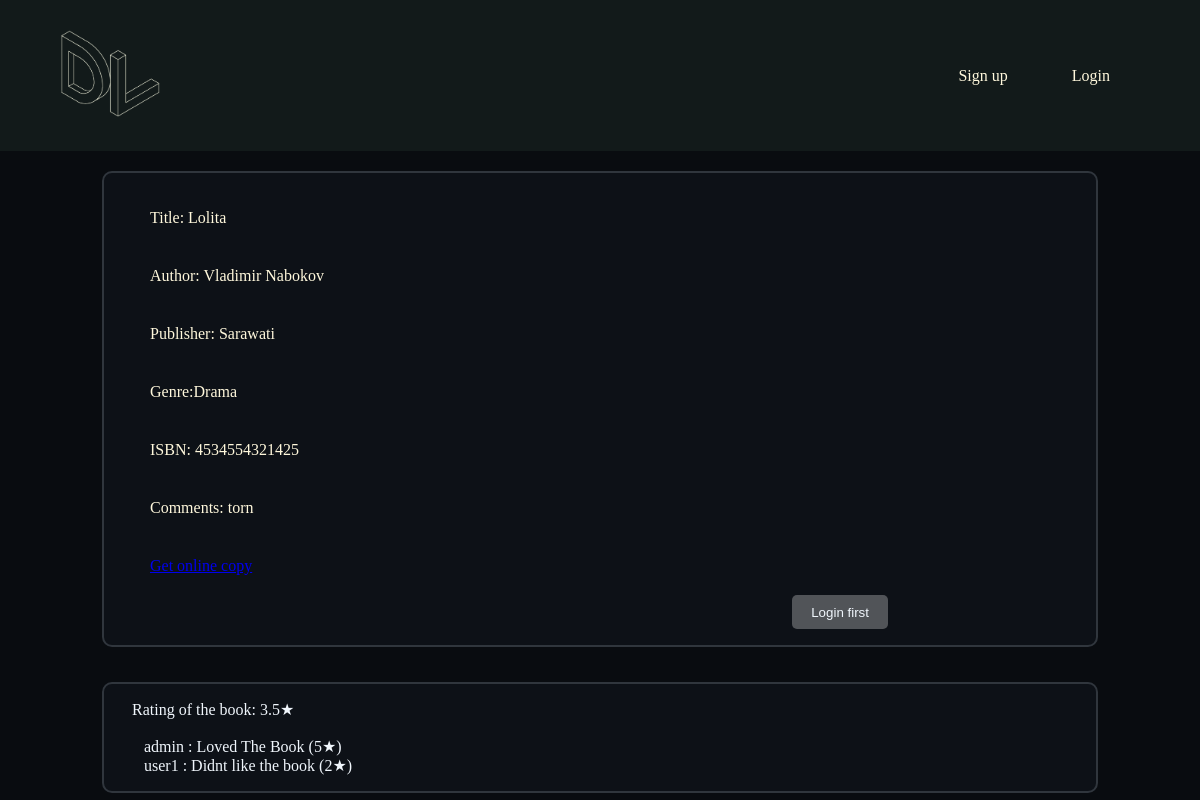
The page /book/2 on the database its author committed.
### book/models.py (models this page shows)
class Book(models.Model):
    Title = models.CharField(max_length = 120,null = False)
    Author = models.CharField(max_length = 120)
    Publisher = models.CharField(max_length = 120)
    Genre = models.CharField(max_length = 120)
    ISBN = models.CharField(max_length = 13,null = False) #as int was small, take as char
    Location = models.TextField()
    Available = models.BooleanField(default=True)
    Lost = models.BooleanField(default=False)
    Comments = models.TextField(null=True)
    SoftCopy = models.URLField(blank = True, max_length=200)

class Rates(models.Model):
    rates = models.IntegerField()
    userID = models.CharField(max_length=50)
    bookID = models.CharField(max_length=50)
    usrrnme = models.CharField(max_length=50,null = True)
    comment = models.TextField()

### book/views.py (the view)
# urls.py: path('book/', book_view, name='book'),
def book_view(request,id,*args,**kwargs):
    obj=Book.objects.get(id=id)
    ID = id
    req=1
    if request.method =='POST':
        title = obj.Title
        bookid= obj.id
        user = request.user
        iss = Issue(
            Title=title,
            BookID=bookid,
            User=user,
            DoI=datetime.date.today(),
            DoD=datetime.date.today()+datetime.timedelta(days=7)
            )
        iss.save()
        req = 0
        messages.info(request, 'Book issue request placed')
        content={
            "title":obj.Title,
            "auth":obj.Author,
            "pub":obj.Publisher,
            "gen":obj.Genre,
            "isbn":obj.ISBN,
            "loc":obj.Location,
            "comm":obj.Comments,
            "avlbl":obj.Available,
            "url":obj.SoftCopy,
            "id":obj.id,
            "req":req,
            "url":obj.SoftCopy,
        }
        obj.Available = False
        obj.save()
        return render(request,"Books/book.html",content)
    else:
        bookratings = Rates.objects.filter(bookID=ID)
        fr = float(0)
        l = float(0)
        for rate in bookratings:
            fr = fr + float(rate.rates)
            l=l+1
        if fr!=0:
            fr = float(fr)/l
        else:
            fr = str("No Rating Available")
        if Rates.objects.filter(bookID=ID,usrrnme = request.user ):
            hasNotRated = False
        else:
            hasNotRated = True
        content={
            "title":obj.Title,
            "auth":obj.Author,
            "pub":obj.Publisher,
            "gen":obj.Genre,
            "isbn":obj.ISBN,
            "loc":obj.Location,
            "comm":obj.Comments,
            "avlbl":obj.Available,
            "id":obj.id,
            "req":req,
            "ratigs":bookratings,
            "rt":fr,
            "url":obj.SoftCopy,
            "hasNR":hasNotRated
        }
        return render(request,"Books/book.html",content)

### Templates/Books/book.html (shortened to what this page needs)
{% load static %}
<!DOCTYPE html>
<head>
    <link rel="stylesheet" href="{% static 'book/style.css' %}">
</head>
<body style="background-color:#090c10;color:#f0f6fc">
    <header>
        <a href="/"><img src="{% static 'DevLibrary.png' %}" alt="" width = "100"></a>
        <nav>
            <ul class = "nvlinks">
                {% if user.is_authenticated %}
                <li>Hello, {{user.username}}</li>
                <li><a href="/logout/">Logout</a></li>
                {% else %}
                <li><a href="/register/">Sign up</a></li>
                <li><a href="/login/">Login</a></li>
                {% endif %}
            </ul>
        </nav>
    </header>
    <div class = "mn" style="display:block;margin-left:auto;background-color:#0d1117;color:#f0f6fc;border:2px solid #30363d;border-radius:10px;">
    <ul>
        <li>
        <p>Title: {{title}}</p>
    </li>
  <li>
    <p>Author: {{auth}}</p>
  </li>
  <li>
        <p>Publisher: {{pub}}</p>
    </li>
      <li>
        <p>Genre:{{gen}}</p>
    </li>
    <li>
        <p>ISBN: {{isbn}}</p>
    </li>
        <li>
        <p>Comments: {{comm}}</p>
    </li>
     <li>
     <a href="{{url}}">
     <p>Get online copy</p>
     </a>
    </li>
    {% if user.is_authenticated and avlbl and req %}
        <li>
          <form action ="/issue/{{id}}" method="POST">{% csrf_token %}
          <button type="Submit" style="background-color:#238636;margin-left:70%;padding: 1% 2%;border:none;border-radius:5px;color:#f0f6fc">Issue Book</button>
          </form>
        </li>
        {% elif user.is_authenticated == False %}
        <li>
          <form method="POST">{% csrf_token %}
          <button type="Submit" style="margin-left:70%;padding: 1% 2%;border:none;border-radius:5px;color:#f0f6fc" disabled>Login first</button>
          </form>
        </li>
        {% elif avlbl == False %}
        <li>
          <form method="POST">{% csrf_token %}
          <button type="Submit" style="margin-left:70%;padding: 1% 2%;border:none;border-radius:5px;color:#f0f6fc" disabled>Book not avaiable</button>
          </form>
        </li>
    {% endif %}
    </ul>
    </div>
    <div style="margin-left:auto;margin-right:auto;padding:16px;margin-top:35px;; width:80%;display:block;background-color:#0d1117;color:#f0f6fc;border:2px solid #30363d;border-radius:10px;">
        <p style="margin-left:12px;"> Rating of the book: {{rt}}★ </p>
        <br>
    {% for rate in ratigs %}
    <p style="margin-left:24px;">{{rate.usrrnme}} : {{rate.comment}} ({{rate.rates}}★)</p>
    {% endfor %}
    </div>
</body>

### static/book/style.css (style rules this page uses)
body { background-color: lightblue; }
* { margin: 0; padding: 0; }
header a,li { font: "Montserrat", sans-serif; font-size: 16px; color: cornsilk; text-decoration: none; }
header { background-color: #121a1a; display: flex; justify-content: space-between; align-items: center; padding: 30px 5%; }
.nvlinks { list-style: none; }
.nvlinks li { display: inline-block; padding: 0 30px; }
.mn { display: block; margin: auto; width: 80%; background-color: #121a1a; margin-top: 20px; padding: 16px; }
.mn ul { list-style: none; }
.mn ul li p { margin-left: 10px; padding: 20px; }

### rows shown on the page
Book: Title "Lolita", Author "Vladimir Nabokov", Publisher "Sarawati", Genre "Drama", ISBN "4534554321425", Comments "torn"
Rates: usrrnme "admin", comment "Loved The Book", rates "5"
Rates: usrrnme "user1", comment "Didnt like the book", rates "2"

### other values the page prints
{{ rt }} "3.5"
